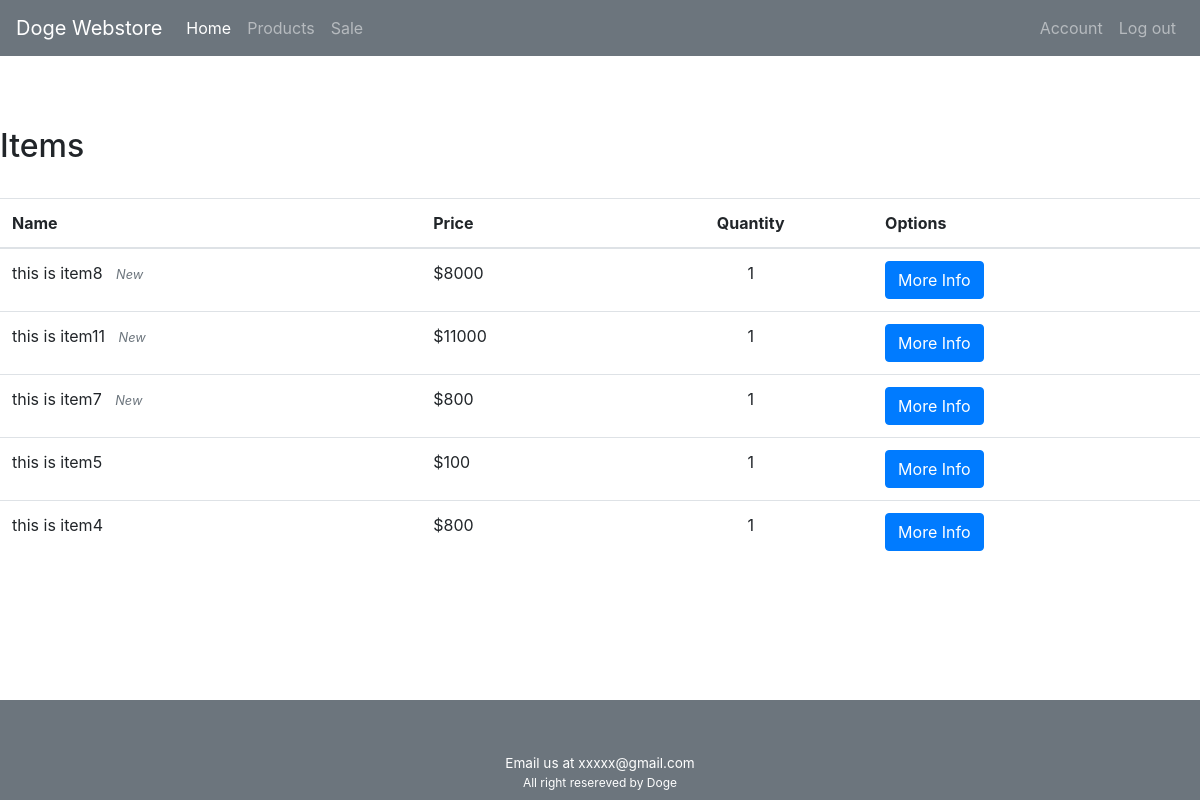
/product (signed in), run on the app's committed database.
### webshop/models.py (models this page shows, shortened)
class Item(db.Model):
    id = db.Column(db.Integer(),primary_key=True)
    name = db.Column(db.String(length=100), nullable=False,unique=True)
    long_name = db.Column(db.String(length=100),nullable=False)
    price = db.Column(db.Integer(),nullable=False)
    description = db.Column(db.String())
    sale = db.Column(db.Boolean(),default=False)
    datetime= db.Column(db.Date(),default=datetime.datetime.now())
    dimension = db.Column(db.String(),nullable=False)
    item_img = db.relationship('Item_img',backref='img_paths',lazy=True,cascade = "all,delete")
    sale_price = db.Column(db.Integer())
    Quantity = db.Column(db.Boolean(),default=True)

### webshop/routes.py (the view)
@app.route('/product')
def product():
    items = Item.query.filter(Item.sale.is_(False)).order_by(Item.datetime.desc()).all()
    img = Item_img.query.all()
    dt = datetime.today() - timedelta(days=3)
    return render_template('product.html',items = items, img= img,dt=dt.date())

### webshop/admin.py (called while the page is built)
@login_manager.user_loader
def load_user(user_id):
    return User.query.get(int(user_id))

### webshop/templates/product.html (shortened to what this page needs)
{% extends 'layout.html' %}
{% block content %}
<div class="index-section">
    <div class='section-heading'>
        <h2>
        <a>Items</a>
        </h2>
    </div>
    <br>
<table class="table table-hover">
    <thead>
        <tr>
            <th scope="col" style="text-align: left;">Name</th>
            <th scope="col">Price</th>
            <th scope="col" style="text-align: center;">Quantity</th>
            <th scope="col">Options</th>
        </tr>
    </thead>
    <tbody>
        {% for item in items %}
            <tr>
                <td style="text-align: left;">{{  item.long_name }}  &nbsp {% if item.datetime >= dt %} <i><small class="text-muted">New</small></i>{% endif%}</td>
                <td>${{ item.price }}</td>
                <td style="text-align: center;">{% if item.Quantity %} {{ 1 }} {% else %} {{ 0}} {% endif %}</td>
                <td>
                    <button class="btn btn-primary" data-toggle="modal" data-target="#Modal-MoreInfo-{{ item.name }}">More Info</button>
                </td>
            </tr>
        {% endfor %}
    </tbody>
</table>
</div>
{% endblock %}

### webshop/static/styles.css (style rules this page uses)
* { max-width: 100%; }
.flex-wrapper { display: flex; min-height: 100vh; flex-direction: column; justify-content: space-between; }
.btn-primary { margin: 0px; }

### data on the page
Item: long_name "this is item8", datetime "New", price "8000", Quantity "1"
Item: long_name "this is item11", datetime "New", price "11000", Quantity "1"
Item: long_name "this is item7", datetime "New", price "800", Quantity "1"
Item: long_name "this is item5", price "100", Quantity "1"
Item: long_name "this is item4", price "800", Quantity "1"
